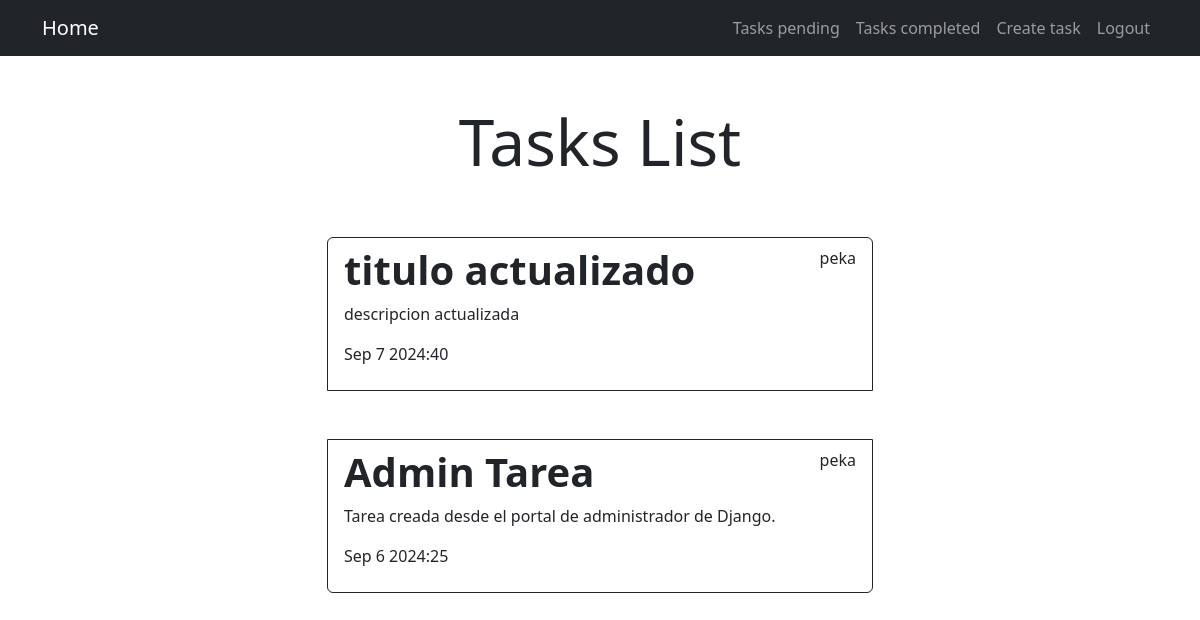
Before: /tasks-completed/ (signed in) with the older database file.
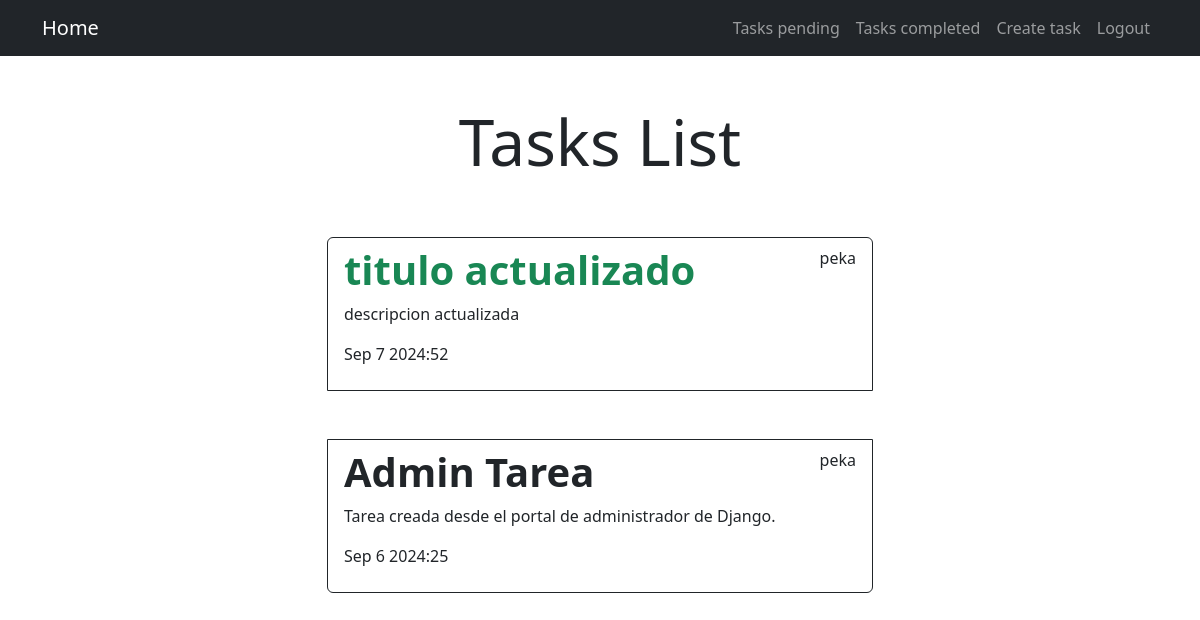
After: the same page with the newer database file.
### tasks/models.py (models this page shows, shortened)
class Task(models.Model):
    title = models.CharField(max_length=100)
    description = models.TextField(blank=True)
    created = models.DateTimeField(auto_now_add=True)
    datecompleated = models.DateTimeField(null=True, blank=True)
    important = models.BooleanField(default=False)
    user = models.ForeignKey(User, on_delete=models.CASCADE)

### tasks/views.py (the view)
# urls.py: path('tasks-completed/', views.tasks_completed, name='tasks_completed'),
@login_required
def tasks_completed(request):
    tasks = Task.objects.filter(user=request.user, datecompleated__isnull=False).order_by('-datecompleated')
    return render(request, 'tasks.html', {
        'tasks': tasks
    })

### tasks/templates/tasks.html
{% extends 'base.html' %}
{% block content %}
<main class="container">
    <div class="row">
        <div class="col-md-6 offset-md-3">
            <h1 class="text-center display-3 py-5">Tasks List</h1>
            <ul class="list-group">
                {% for task in tasks %}
                <a class="list-group-item mb-5 border border-dark" href="{% url 'task_detail' task.id %}">
                    <header class="d-flex justify-content-between">
                        {% if task.important %}
                        <h1 class="fw-bold text-success">{{task.title}}</h1>
                        {% else %}
                        <h1 class="fw-bold">{{task.title}}</h1>
                        {% endif%}
                        <p>{{task.user.username}}</p>
                    </header>
                    <p>{{task.description}}</p>
                    <p>{{task.datecompleated|date:'M j Y:i'}}</p>
                </a>
                {% endfor%}
            </ul>
        </div>
    </div>
</main>
{% endblock %}

Changed rows visible on the page:
changed Task "titulo actualizado": important False → True (drawn); datecompleated "Sep 7 2024:40" → "Sep 7 2024:52"
